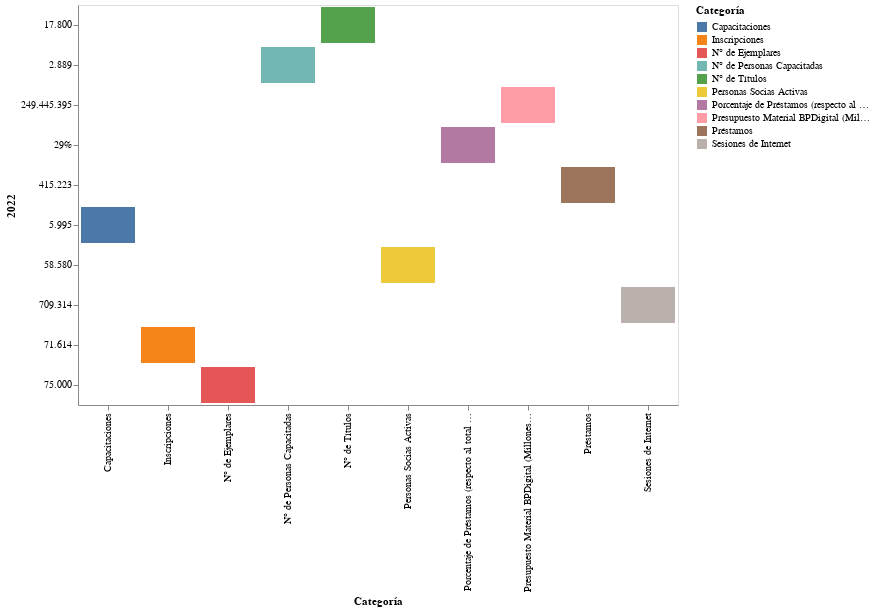

The notebook cell this image was saved under:
### Code cell
import pandas as pd
import altair as alt
chart2 = alt.Chart(df).mark_bar().encode(
    x='Categoría',
    y='2022',
    color='Categoría',
    tooltip=['2022', 'Categoría']
).properties(
    width=600,
    height=400
).interactive()
display(chart2)

### Figure 1 — Vega-Lite specification as saved in the notebook (floating-point values rounded to 4 significant figures)
{"config": {"view": {"continuousWidth": 400, "continuousHeight": 300}}, "data": {"name": "data-7c93afaa3376c81c51f6369815a57d10"}, "mark": "bar", "encoding": {"color": {"field": "Categoría", "type": "nominal"}, "tooltip": [{"field": "2022", "type": "nominal"}, {"field": "Categoría", "type": "nominal"}], "x": {"field": "Categoría", "type": "nominal"}, "y": {"field": "2022", "type": "nominal"}}, "height": 400, "selection": {"selector011": {"type": "interval", "bind": "scales", "encodings": ["x", "y"]}}, "width": 600, "$schema": "https://vega.github.io/schema/vega-lite/v4.17.0.json", "datasets": {"data-7c93afaa3376c81c51f6369815a57d10": [{"Categoría": "Personas Socias Activas", "2019": "75.172", "2020": "86.523", "2021": "64.821", "2022": "58.580", "2023": "64.634"}, {"Categoría": "Capacitaciones", "2019": "43.251", "2020": "4.291", "2021": "996", "2022": "5.995", "2023": "14.190"}, {"Categoría": "N° de Personas Capacitadas", "2019": "18.784", "2020": "2.166", "2021": "509", "2022": "2.889", "2023": "7.273"}, {"Categoría": "Préstamos", "2019": "393.890", "2020": "573.949", "2021": "461.409", "2022": "415.223", "2023": "401.250"}, {"Categoría": "Porcentaje de Préstamos (respecto al total nacional)", "2019": "No aplica", "2020": "No aplica", "2021": "52%", "2022": "29%", "2023": "22%"}, {"Categoría": "Sesiones de Internet", "2019": "2.774.317", "2020": "987.753", "2021": "459.413", "2022": "709.314", "2023": "945.557"}, {"Categoría": "Inscripciones", "2019": "79.346", "2020": "89.403", "2021": "63.086", "2022": "71.614", "2023": "66.880"}, {"Categoría": "N° de Ejemplares ", "2019": "65.000", "2020": "70.000", "2021": "70.200", "2022": "75.000", "2023": "80.000"}, {"Categoría": "N° de Títulos", "2019": "17.772", "2020": "17.600", "2021": "17.500", "2022": "17.800", "2023": "20.000"}, {"Categoría": "Presupuesto Material BPDigital (Millones de Pesos)", "2019": "No aplica", "2020": "No aplica", "2021": "250.257.359", "2022": "249.445.395", "2023": "185.022.310"}]}}
